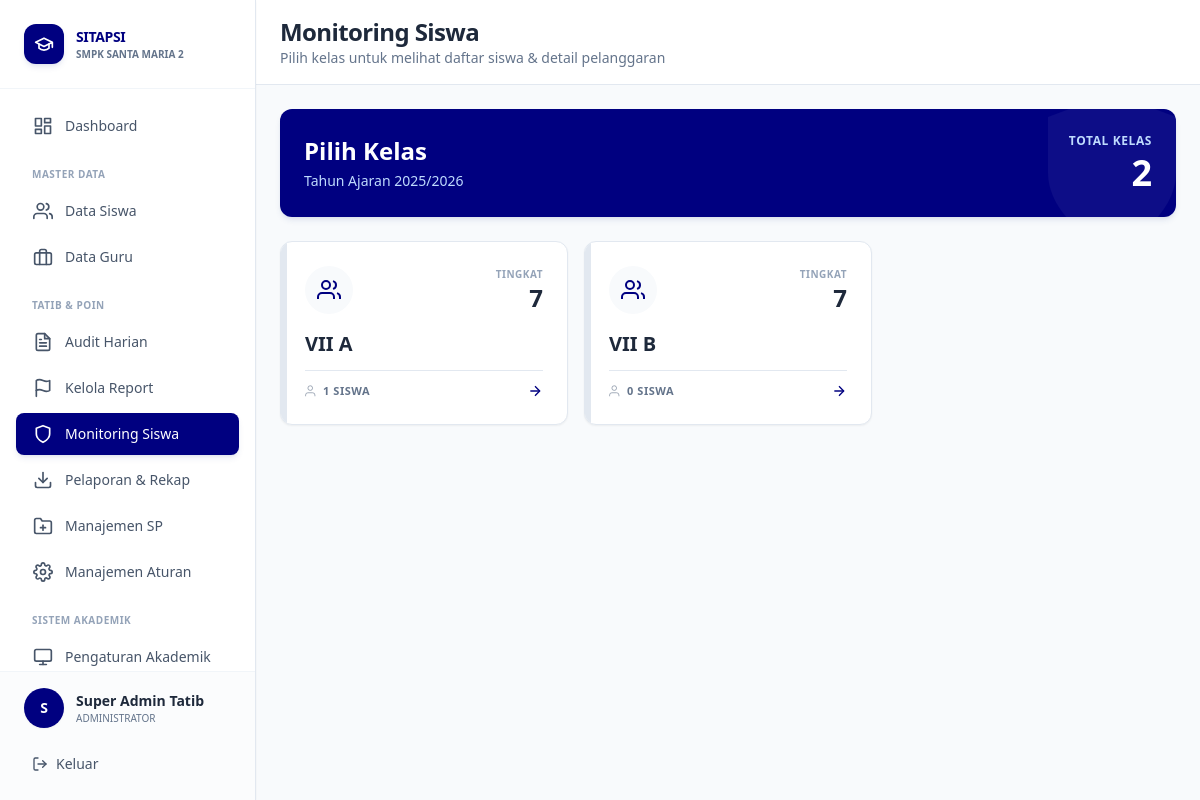
/views/admin/monitoring_siswa.php (signed in), run on an earlier commit of the app's database.
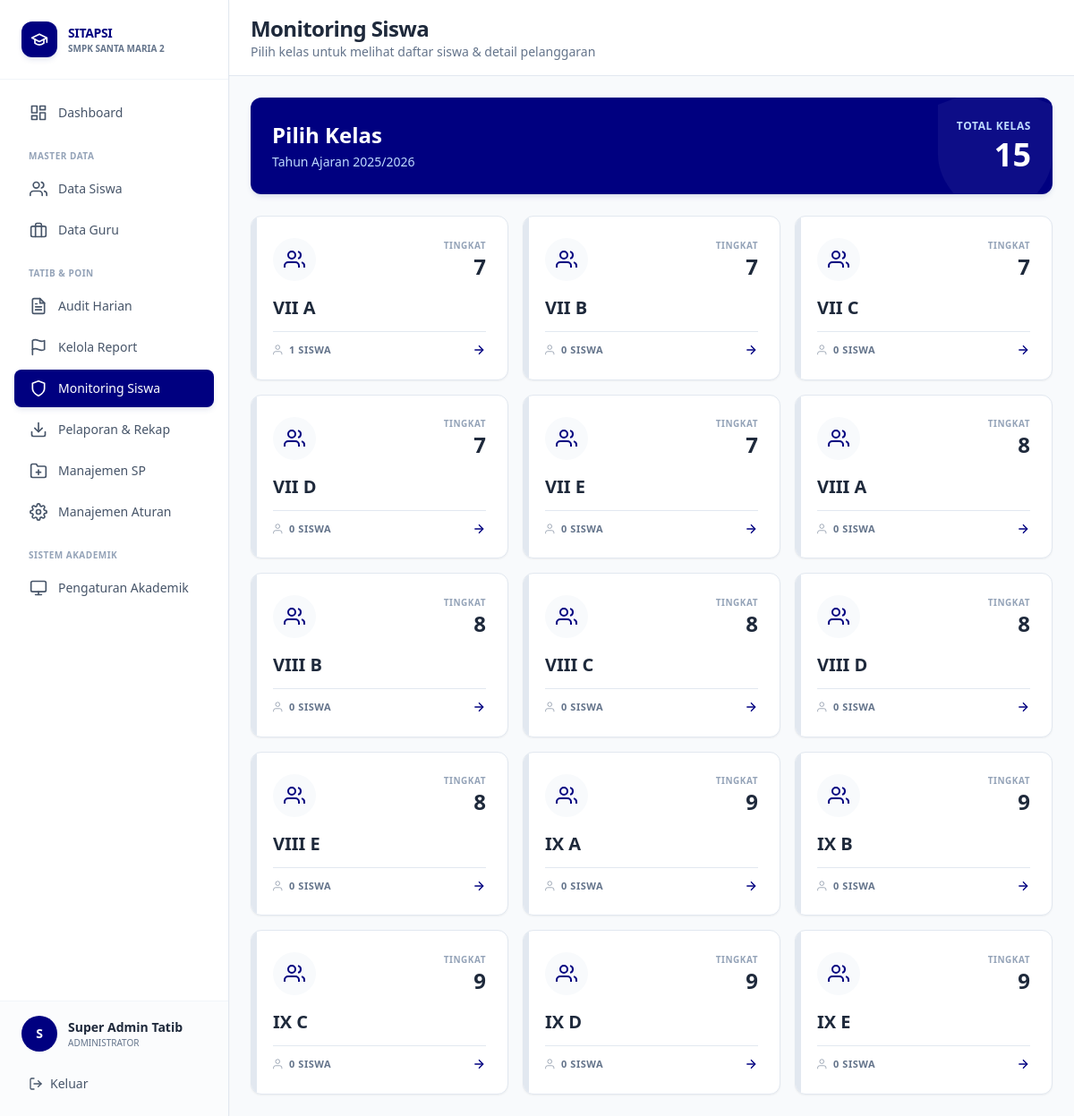
And on a later commit of the database.
### tables this page shows
CREATE TABLE tb_tahun_ajaran (
    id_tahun INT AUTO_INCREMENT PRIMARY KEY,
    nama_tahun VARCHAR(20) NOT NULL,  
    status ENUM('Aktif', 'Arsip') DEFAULT 'Aktif', 
    semester_aktif ENUM('Ganjil', 'Genap') DEFAULT 'Ganjil'
);

CREATE TABLE tb_kelas (
    id_kelas INT AUTO_INCREMENT PRIMARY KEY,
    nama_kelas VARCHAR(10) NOT NULL,  
    tingkat INT NOT NULL  
);

### config/database.php (called while the page is built, shortened)
<?php
function getDBConnection() {
    static $pdo = null;
    if ($pdo === null) {
        try {
            $dsn = "mysql:host=" . DB_HOST . ";dbname=" . DB_NAME . ";charset=" . DB_CHARSET;
            $options = [
                PDO::ATTR_ERRMODE            => PDO::ERRMODE_EXCEPTION,
                PDO::ATTR_DEFAULT_FETCH_MODE => PDO::FETCH_ASSOC,
                PDO::ATTR_EMULATE_PREPARES   => false,
                PDO::MYSQL_ATTR_INIT_COMMAND => "SET NAMES " . DB_CHARSET
            ];
            $pdo = new PDO($dsn, DB_USER, DB_PASS, $options);
        } catch (PDOException $e) {
            error_log("Database Connection Error: " . $e->getMessage());
            die("Koneksi database gagal. Silakan hubungi administrator.");
        }
    }
    return $pdo;
}
function executeQuery($sql, $params = []) {
    $pdo = getDBConnection();
    $stmt = $pdo->prepare($sql);
    $stmt->execute($params);
    return $stmt;
}
function fetchOne($sql, $params = []) {
    $stmt = executeQuery($sql, $params);
    return $stmt->fetch();
}
function fetchAll($sql, $params = []) {
    $stmt = executeQuery($sql, $params);
    return $stmt->fetchAll();
}
?>

### views/admin/monitoring_siswa.php (the view, shortened to what this page needs)
<?php
require_once '../../config/database.php';
$tahun_aktif = fetchOne("SELECT id_tahun, nama_tahun FROM tb_tahun_ajaran WHERE status = 'Aktif' LIMIT 1");
$kelas_list = fetchAll("SELECT id_kelas, nama_kelas, tingkat FROM tb_kelas ORDER BY tingkat, nama_kelas");
?>
<!DOCTYPE html>
<html lang="id">
<head>
    <script src="https://cdn.tailwindcss.com"></script>
</head>
<body class="bg-[#F8FAFC]">
<div class="flex h-screen overflow-hidden">
    <?php include '../../includes/sidebar_admin.php'; ?>
    <div class="flex-1 overflow-auto lg:ml-64">
        <div class="bg-white border-b border-[#E2E8F0] px-6 pl-16 lg:pl-6 py-4 sticky top-0 z-30 flex items-center justify-between">
            <div>
                <h1 class="text-2xl font-extrabold text-slate-800 tracking-tight">Monitoring Siswa</h1>
                <p class="text-sm font-medium text-slate-500">Pilih kelas untuk melihat daftar siswa & detail pelanggaran</p>
            </div>
        </div>
        <div class="p-6 space-y-6 max-w-7xl mx-auto">
            <div class="bg-[#000080] text-white rounded-xl shadow-md shadow-blue-900/10 p-6 relative overflow-hidden">
                <svg class="absolute right-0 top-0 text-white/5 w-48 h-48 transform translate-x-8 -translate-y-8" fill="currentColor" viewBox="0 0 24 24"><path d="M12 22s8-4 8-10V5l-8-3-8 3v7c0 6 8 10 8 10z"></path></svg>
                <div class="relative z-10 flex items-center justify-between">
                    <div>
                        <h2 class="text-2xl font-extrabold mb-1">Pilih Kelas</h2>
                        <p class="text-blue-200 font-medium text-sm">Tahun Ajaran <?= $tahun_aktif['nama_tahun'] ?></p>
                    </div>
                    <div class="text-right">
                        <p class="text-blue-200 text-xs font-bold uppercase tracking-wider mb-1">Total Kelas</p>
                        <p class="text-4xl font-extrabold"><?= count($kelas_list) ?></p>
                    </div>
                </div>
            </div>
            <div class="grid grid-cols-1 sm:grid-cols-2 lg:grid-cols-3 xl:grid-cols-4 gap-4">
                <?php foreach ($kelas_list as $kelas):
                    $jumlah_siswa = fetchOne("
                        SELECT COUNT(*) as total
                        FROM tb_anggota_kelas
                        WHERE id_kelas = :id_kelas AND id_tahun = :id_tahun
                    ", ['id_kelas' => $kelas['id_kelas'], 'id_tahun' => $tahun_aktif['id_tahun']])['total'] ?? 0;
                ?>
                <a href="monitoring_siswa_list.php?kelas=<?= $kelas['id_kelas'] ?>" class="block group">
                    <div class="bg-white border border-[#E2E8F0] hover:border-[#000080] rounded-xl shadow-sm hover:shadow-md p-6 transition-all transform group-hover:-translate-y-1 relative overflow-hidden h-full flex flex-col justify-between">
                        <div class="w-1.5 h-full bg-slate-200 group-hover:bg-[#000080] absolute left-0 top-0 transition-colors"></div>
                        <div class="flex items-center justify-between mb-4">
                            <div class="w-12 h-12 bg-slate-50 group-hover:bg-blue-50 text-[#000080] rounded-full flex items-center justify-center transition-colors">
                                <svg class="w-6 h-6" fill="none" stroke="currentColor" viewBox="0 0 24 24" stroke-width="2"><path d="M17 21v-2a4 4 0 0 0-4-4H5a4 4 0 0 0-4 4v2"></path><circle cx="9" cy="7" r="4"></circle><path d="M23 21v-2a4 4 0 0 0-3-3.87"></path><path d="M16 3.13a4 4 0 0 1 0 7.75"></path></svg>
                            </div>
                            <div class="text-right">
                                <p class="text-slate-400 text-[10px] font-bold uppercase tracking-wider">Tingkat</p>
                                <p class="text-2xl font-extrabold text-slate-800"><?= $kelas['tingkat'] ?></p>
                            </div>
                        </div>
                        <h3 class="text-xl font-extrabold text-slate-800 mb-3"><?= $kelas['nama_kelas'] ?></h3>
                        <div class="flex items-center justify-between text-[11px] font-bold text-slate-500 uppercase tracking-wider border-t border-[#E2E8F0] pt-3">
                            <span class="flex items-center">
                                <svg class="w-3.5 h-3.5 mr-1" fill="none" stroke="currentColor" viewBox="0 0 24 24"><path d="M17 21v-2a4 4 0 0 0-4-4H5a4 4 0 0 0-4 4v2"></path><circle cx="9" cy="7" r="4"></circle></svg>
                                <?= $jumlah_siswa ?> Siswa
                            </span>
                            <svg class="w-4 h-4 text-[#000080] transform group-hover:translate-x-1 transition-transform" fill="none" stroke="currentColor" viewBox="0 0 24 24" stroke-width="2"><line x1="5" y1="12" x2="19" y2="12"></line><polyline points="12 5 19 12 12 19"></polyline></svg>
                        </div>
                    </div>
                </a>
                <?php endforeach; ?>
            </div>
        </div>
    </div>
</div>
</body>
</html>

### includes/sidebar_admin.php (shortened to what this page needs)
<?php
$current_page = basename($_SERVER['PHP_SELF'], '.php');
$user_name = $_SESSION['nama_lengkap'] ?? ($user['nama_lengkap'] ?? 'Admin Tatib');
$initial = strtoupper(substr($user_name, 0, 1));
function getNavClass($isActive) {
    $base = "flex items-center justify-between px-4 py-2.5 rounded-lg text-sm font-medium transition-all duration-200 border border-transparent";
    if ($isActive) {
        return "$base bg-[#000080] text-white shadow-md shadow-blue-900/10";
    }
    return "$base text-slate-600 hover:text-[#000080] hover:bg-slate-50 hover:border-slate-200";
}
?>
<aside id="sidebar" class="fixed left-0 top-0 h-screen w-64 bg-white border-r border-[#E2E8F0] flex flex-col z-50 transition-transform duration-300 -translate-x-full lg:translate-x-0 shadow-sm">
    <div class="p-6 border-b border-[#F1F5F9]">
        <div class="flex items-center justify-between">
            <div class="flex items-center gap-3">
                <div class="w-10 h-10 rounded-xl flex items-center justify-center shadow-md bg-[#000080] shadow-blue-900/10 flex-shrink-0">
                    <svg class="w-5 h-5 text-white" fill="none" stroke="currentColor" viewBox="0 0 24 24" stroke-width="2" stroke-linecap="round" stroke-linejoin="round">
                        <path d="M22 10v6M2 10l10-5 10 5-10 5z"></path>
                        <path d="M6 12v5c3 3 9 3 12 0v-5"></path>
                    </svg>
                </div>
                <div>
                    <h1 class="text-sm font-extrabold text-[#000080] tracking-tight">SITAPSI</h1>
                    <p class="text-[10px] font-bold text-slate-500 truncate max-w-[140px]">SMPK SANTA MARIA 2</p>
                </div>
            </div>
        </div>
    </div>
    <nav class="flex-1 p-4 space-y-1 overflow-y-auto scrollbar-hide">
        <a href="dashboard.php" class="<?= getNavClass($current_page === 'dashboard') ?>">
            <div class="flex items-center gap-3">
                Dashboard
            </div>
        </a>
        <div class="pt-4 pb-1">
            <p class="px-4 text-[10px] font-bold tracking-wider text-slate-400 uppercase">Master Data</p>
        </div>
        <a href="data_siswa.php" class="<?= getNavClass($current_page === 'data_siswa') ?>">
            <div class="flex items-center gap-3">
                Data Siswa
            </div>
        </a>
        <a href="data_guru.php" class="<?= getNavClass($current_page === 'data_guru') ?>">
            <div class="flex items-center gap-3">
                <svg class="w-5 h-5" fill="none" stroke="currentColor" viewBox="0 0 24 24" stroke-width="2" stroke-linecap="round" stroke-linejoin="round"><rect x="2" y="7" width="20" height="14" rx="2" ry="2"></rect><path d="M16 21V5a2 2 0 0 0-2-2h-4a2 2 0 0 0-2 2v16"></path></svg>
                Data Guru
            </div>
        </a>
        <div class="pt-4 pb-1">
            <p class="px-4 text-[10px] font-bold tracking-wider text-slate-400 uppercase">Tatib & Poin</p>
        </div>
        <a href="audit_harian.php" class="<?= getNavClass($current_page === 'audit_harian') ?>">
            <div class="flex items-center gap-3">
                Audit Harian
            </div>
        </a>
        <a href="kelola_report.php" class="<?= getNavClass($current_page === 'kelola_report') ?>">
            <div class="flex items-center gap-3">
                <svg class="w-5 h-5" fill="none" stroke="currentColor" viewBox="0 0 24 24" stroke-width="2" stroke-linecap="round" stroke-linejoin="round"><path d="M4 15s1-1 4-1 5 2 8 2 4-1 4-1V3s-1 1-4 1-5-2-8-2-4 1-4 1z"></path><line x1="4" y1="22" x2="4" y2="15"></line></svg>
                Kelola Report
            </div>
        </a>
        <a href="monitoring_siswa.php" class="<?= getNavClass(in_array($current_page, ['monitoring_siswa', 'monitoring_siswa_list'])) ?>">
            <div class="flex items-center gap-3">
                <svg class="w-5 h-5" fill="none" stroke="currentColor" viewBox="0 0 24 24" stroke-width="2" stroke-linecap="round" stroke-linejoin="round"><path d="M12 22s8-4 8-10V5l-8-3-8 3v7c0 6 8 10 8 10z"></path></svg>
                Monitoring Siswa
            </div>
        </a>
        <a href="pelaporan_rekap.php" class="<?= getNavClass(in_array($current_page, ['pelaporan_rekap', 'rekapitulasi_kelas', 'rapor_karakter'])) ?>">
            <div class="flex items-center gap-3">
                <svg class="w-5 h-5" fill="none" stroke="currentColor" viewBox="0 0 24 24" stroke-width="2" stroke-linecap="round" stroke-linejoin="round"><path d="M21 15v4a2 2 0 0 1-2 2H5a2 2 0 0 1-2-2v-4"></path><polyline points="7 10 12 15 17 10"></polyline><line x1="12" y1="15" x2="12" y2="3"></line></svg>
                Pelaporan & Rekap
            </div>
        </a>
        <a href="manajemen_sp.php" class="<?= getNavClass($current_page === 'manajemen_sp') ?>">
            <div class="flex items-center gap-3">
                Manajemen SP
            </div>
        </a>
        <a href="manajemen_aturan.php" class="<?= getNavClass($current_page === 'manajemen_aturan') ?>">
            <div class="flex items-center gap-3">
                Manajemen Aturan
            </div>
        </a>
        <div class="pt-4 pb-1">
            <p class="px-4 text-[10px] font-bold tracking-wider text-slate-400 uppercase">Sistem Akademik</p>
        </div>
        <a href="pengaturan_akademik.php" class="<?= getNavClass(in_array($current_page, ['pengaturan_akademik', 'arsip_tahun', 'kenaikan_kelas'])) ?>">
            <div class="flex items-center gap-3">
                <svg class="w-5 h-5" fill="none" stroke="currentColor" viewBox="0 0 24 24" stroke-width="2" stroke-linecap="round" stroke-linejoin="round"><rect x="2" y="3" width="20" height="14" rx="2" ry="2"></rect><line x1="8" y1="21" x2="16" y2="21"></line><line x1="12" y1="17" x2="12" y2="21"></line></svg>
                Pengaturan Akademik
            </div>
        </a>
    </nav>
    <div class="p-4 border-t border-[#F1F5F9] bg-slate-50/50">
        <div class="flex items-center gap-3 mb-4 px-2">
            <div class="w-10 h-10 rounded-full bg-[#000080] flex items-center justify-center text-sm font-bold text-white shadow-sm">
                <?= $initial ?>
            </div>
            <div class="flex-1 min-w-0">
                <p class="text-sm font-bold text-slate-800 truncate"><?= htmlspecialchars($user_name) ?></p>
                <p class="text-[10px] font-medium text-slate-500 uppercase">Administrator</p>
            </div>
        </div>
        <a href="../../actions/logout.php" onclick="return confirm('Keluar dari aplikasi?')" class="flex w-full items-center justify-start text-sm font-medium px-4 py-2.5 rounded-md text-slate-600 hover:text-red-600 hover:bg-red-50 transition-colors">
            <svg class="w-4 h-4 mr-2" fill="none" stroke="currentColor" viewBox="0 0 24 24" stroke-width="2" stroke-linecap="round" stroke-linejoin="round"><path d="M9 21H5a2 2 0 0 1-2-2V5a2 2 0 0 1 2-2h4"></path><polyline points="16 17 21 12 16 7"></polyline><line x1="21" y1="12" x2="9" y2="12"></line></svg>
            Keluar
        </a>
    </div>
</aside>

What changed in the data, as far as the page shows it:
added tb_kelas: tingkat "7", nama_kelas "VII C", jumlah_siswa "0"
added tb_kelas: tingkat "7", nama_kelas "VII D", jumlah_siswa "0"
added tb_kelas: tingkat "7", nama_kelas "VII E", jumlah_siswa "0"
added tb_kelas: tingkat "8", nama_kelas "VIII A", jumlah_siswa "0"
added tb_kelas: tingkat "8", nama_kelas "VIII B", jumlah_siswa "0"
added tb_kelas: tingkat "8", nama_kelas "VIII C", jumlah_siswa "0"
added tb_kelas: tingkat "8", nama_kelas "VIII D", jumlah_siswa "0"
added tb_kelas: tingkat "8", nama_kelas "VIII E", jumlah_siswa "0"
added tb_kelas: tingkat "9", nama_kelas "IX A", jumlah_siswa "0"
added tb_kelas: tingkat "9", nama_kelas "IX B", jumlah_siswa "0"
added tb_kelas: tingkat "9", nama_kelas "IX C", jumlah_siswa "0"
added tb_kelas: tingkat "9", nama_kelas "IX D", jumlah_siswa "0"
added tb_kelas: tingkat "9", nama_kelas "IX E", jumlah_siswa "0"
Also different on the page:
count($kelas_list): "2" → "15"
